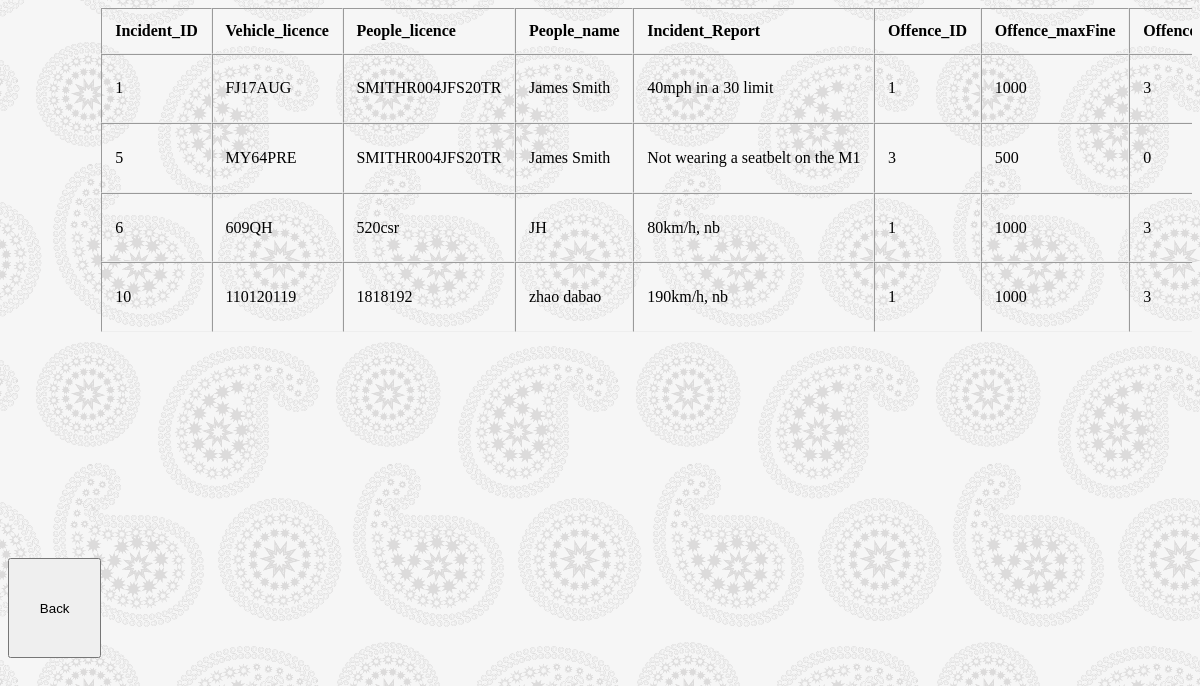
The page /coursework2/Public/Fine.php (signed in) on the database its author committed.
### tables this page shows
CREATE TABLE `Incident` (
  `Incident_ID` int(11) NOT NULL,
  `Vehicle_ID` int(11) DEFAULT NULL,
  `People_ID` int(11) DEFAULT NULL,
  `Incident_Date` date NOT NULL,
  `Incident_Report` varchar(500) NOT NULL,
  `Offence_ID` int(11) DEFAULT NULL
);

CREATE TABLE `Vehicle` (
  `Vehicle_ID` int(11) NOT NULL,
  `Vehicle_type` varchar(20) NOT NULL,
  `Vehicle_colour` varchar(20) NOT NULL,
  `Vehicle_licence` varchar(255) DEFAULT NULL
);

CREATE TABLE `People` (
  `People_ID` int(11) NOT NULL,
  `People_name` varchar(50) NOT NULL,
  `People_address` varchar(50) DEFAULT NULL,
  `People_licence` varchar(16) DEFAULT NULL
);

CREATE TABLE `Offence` (
  `Offence_ID` int(11) NOT NULL,
  `Offence_description` varchar(50) NOT NULL,
  `Offence_maxFine` int(11) NOT NULL,
  `Offence_maxPoints` int(11) NOT NULL
);

### coursework2/Public/Fine.php (the view, shortened to what this page needs)
<html>
<body style="background-image: url(../images/3.jpg)">
<button class="back" onclick="javascrtpt:window.location.href='./login.php'">Back</button>
<?php
    require("../config/db.inc.php");
$sql1="select *,Offence.Offence_maxFine, Offence.Offence_maxPoints from Incident join Offence on Incident.Offence_ID = Offence.Offence_ID where Incident_ID not in (select Incident_ID from Fines)";
$result1 = mysqli_query($conn, $sql1);
echo "<div>";
echo "<table border='1' width='1000' align='center'>";
echo "<tr><th>Incident_ID</th><th>Vehicle_licence</th><th>People_licence</th><th>People_name</th><th>Incident_Report</th><th>Offence_ID</th><th>Offence_maxFine</th><th>Offence_maxPoints</th><th>Fines</th></tr>";
while ($row = mysqli_fetch_assoc($result1)){
    echo "<form method='post'>";
    $v_id= $row['Vehicle_ID'];
    $p_id= $row['People_ID'];
    $sql2="select * from People where People_ID = '$p_id'";
    $result2 = mysqli_query($conn, $sql2);
    $row2= mysqli_fetch_assoc($result2);
    $sql3="select * from Vehicle where Vehicle_ID = '$v_id'";
    $result3 = mysqli_query($conn, $sql3);
    $row3= mysqli_fetch_assoc($result3);
    echo "<tr>";
    echo "<td>".$row['Incident_ID']."</td>";
    echo "<td>".$row3['Vehicle_licence']."</td>";
    echo "<td>".$row2['People_licence']."</td>";
    echo "<td>".$row2['People_name']."</td>";
    echo "<td>".$row['Incident_Report']."</td>";
    echo "<td>".$row['Offence_ID']."</td>";
    echo "<td>".$row['Offence_maxFine']."</td>";
    echo "<td>".$row['Offence_maxPoints']."</td>";
    echo "</tr>";
    echo "</form>";
}
echo "</table>";
echo "</div>";
?>
</body>
</html>

### coursework2/Public/Fine.php (style rules this page uses)
body { display: flex; justify-content: center; align-items: center; }
div { width: 100%; height: 1200px; justify-content: center; align-items: center; overflow: scroll; }
.back { height: 100px; width: 100px; }
table { border: 1px solid var(--color-bg-secondary); border-radius: var(--border-radius); border-spacing: 0; display: inline-block; width: 100%; overflow-x: auto; padding: 0; white-space: nowrap; }
table td, table th, table tr { padding: 0.8rem 0.8rem; text-align: var(--justify-important); }
table thead th:first-child, table tr td:first-child { text-align: var(--justify-normal); }

### rows shown on the page
incident: Incident_ID "1", Vehicle_ID.Vehicle_licence "FJ17AUG", People_ID.People_licence "SMITHR004JFS20TR", People_ID.People_name "James Smith", Incident_Report "40mph in a 30 limit", Offence_ID.Offence_ID "1", Offence_ID.Offence_maxFine "1000", Offence_ID.Offence_maxPoints "3"
incident: Incident_ID "5", Vehicle_ID.Vehicle_licence "MY64PRE", People_ID.People_licence "SMITHR004JFS20TR", People_ID.People_name "James Smith", Incident_Report "Not wearing a seatbelt on the M1", Offence_ID.Offence_ID "3", Offence_ID.Offence_maxFine "500", Offence_ID.Offence_maxPoints "0"
incident: Incident_ID "6", Vehicle_ID.Vehicle_licence "609QH", People_ID.People_licence "520csr", People_ID.People_name "JH", Incident_Report "80km/h, nb", Offence_ID.Offence_ID "1", Offence_ID.Offence_maxFine "1000", Offence_ID.Offence_maxPoints "3"
incident: Incident_ID "10", Vehicle_ID.Vehicle_licence "110120119", People_ID.People_licence "1818192", People_ID.People_name "zhao dabao", Incident_Report "190km/h, nb", Offence_ID.Offence_ID "1", Offence_ID.Offence_maxFine "1000", Offence_ID.Offence_maxPoints "3"
